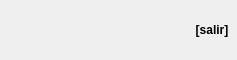
     <widget class="QFrame" name="header">
      <property name="minimumSize">
       <size>
        <width>0</width>
        <height>0</height>
       </size>
      </property>
      <property name="maximumSize">
       <size>
        <width>16777215</width>
        <height>60</height>
       </size>
      </property>
      <property name="styleSheet">
       <string notr="true">background-color: rgba(0, 0, 0, .7);
border: none;</string>
      </property>
      <property name="frameShape">
       <enum>QFrame::StyledPanel</enum>
      </property>
      <property name="frameShadow">
       <enum>QFrame::Raised</enum>
      </property>
      <property name="lineWidth">
       <number>0</number>
      </property>
      <layout class="QHBoxLayout" name="horizontalLayout_2">
       <property name="spacing">
        <number>0</number>
       </property>
       <property name="leftMargin">
        <number>0</number>
       </property>
       <property name="topMargin">
        <number>0</number>
       </property>
       <property name="rightMargin">
        <number>0</number>
       </property>
       <property name="bottomMargin">
        <number>0</number>
       </property>
       <item>
        <widget class="QLabel" name="neoLabel">
         <property name="minimumSize">
          <size>
           <width>170</width>
           <height>0</height>
          </size>
         </property>
         <property name="maximumSize">
          <size>
           <width>175</width>
           <height>16777215</height>
          </size>
         </property>
         <property name="styleSheet">
          <string notr="true">padding-left: 25px;
padding-top: 5px;
padding-bottom: 5px;
background-color: transparent;
</string>
         </property>
         <property name="text">
          <string/>
         </property>
         <property name="pixmap">
          <pixmap>imgs/Neogranadina_header_white.svg</pixmap>
         </property>
         <property name="scaledContents">
          <bool>true</bool>
         </property>
        </widget>
       </item>
       <item>
        <widget class="QLabel" name="versionLabel">
         <property name="font">
          <font>
           <weight>75</weight>
           <bold>true</bold>
          </font>
         </property>
         <property name="styleSheet">
          <string notr="true">padding-right: 10px;
background-color: transparent;
color: rgba(255,255,255,.7);</string>
         </property>
         <property name="text">
          <string/>
         </property>
         <property name="alignment">
          <set>Qt::AlignRight|Qt::AlignTrailing|Qt::AlignVCenter</set>
         </property>
        </widget>
       </item>
       <item>
        <widget class="QPushButton" name="closeButton">
         <property name="minimumSize">
          <size>
           <width>50</width>
           <height>32</height>
          </size>
         </property>
         <property name="maximumSize">
          <size>
           <width>50</width>
           <height>16777215</height>
          </size>
         </property>
         <property name="font">
          <font>
           <weight>75</weight>
           <bold>true</bold>
          </font>
         </property>
         <property name="cursor">
          <cursorShape>PointingHandCursor</cursorShape>
         </property>
         <property name="styleSheet">
          <string notr="true">color: rgba(255, 255, 255,.7);
background-color:transparent;</string>
         </property>
         <property name="text">
          <string>[salir]</string>
         </property>
         <property name="iconSize">
          <size>
           <width>32</width>
           <height>32</height>
          </size>
         </property>
        </widget>
       </item>
      </layout>
     </widget>
